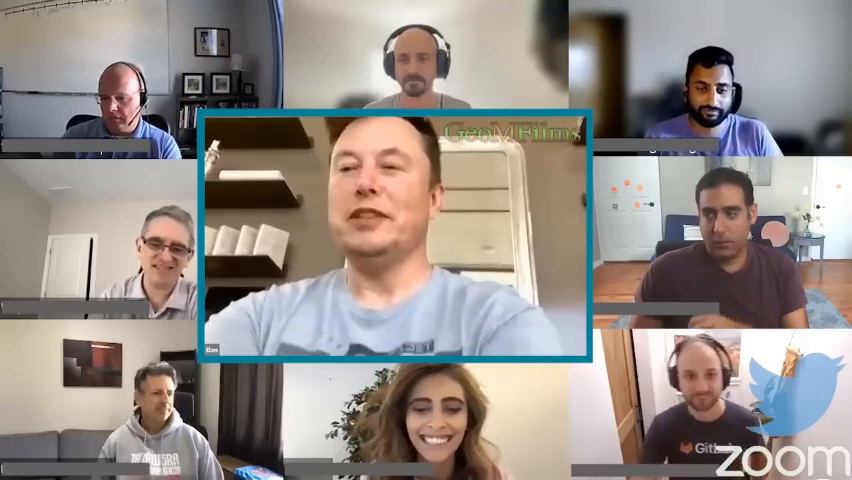
#> input picture frame 27 of face1/fc.mp4, 852 x 480 px, given in place of video1.mp4, which was not available
$ python face_snip.py
#> lines starting #> are read from the running program, lines starting #| are printed output that depends on the picture; after the words box and inside, x2 and y2 are one past the last pixel; in counts of white or black regions, pixels touching at a corner belong together; pictures that were not available may be replaced by others from this repository, and a replacement may not be noted
import cv2
import os

new_path = 'I:/ProjectX/face'

def save(img, name, bbox, width=180, height=227):
    x, y, w, h = bbox
    imgCrop = img[y:h, x:w]
    imgCrop = cv2.resize(imgCrop, (width, height))
    cv2.imwrite(name + ".jpg", imgCrop)

def face_detection_in_video(video_path):

#> called with video_path = 'I:/ProjectX/face/video1.mp4'
    cap = cv2.VideoCapture(video_path)


    face_cascade = cv2.CascadeClassifier(cv2.data.haarcascades + 'haarcascade_frontalface_default.xml')


    if not os.path.exists(new_path):
        os.makedirs(new_path)

    while True:
        ret, frame = cap.read()
#> frame is the input picture: shape (480, 852, 3); mean B, G, R 136.6, 141.7, 149.7

        if not ret:
            break


        gray = cv2.cvtColor(frame, cv2.COLOR_BGR2GRAY)
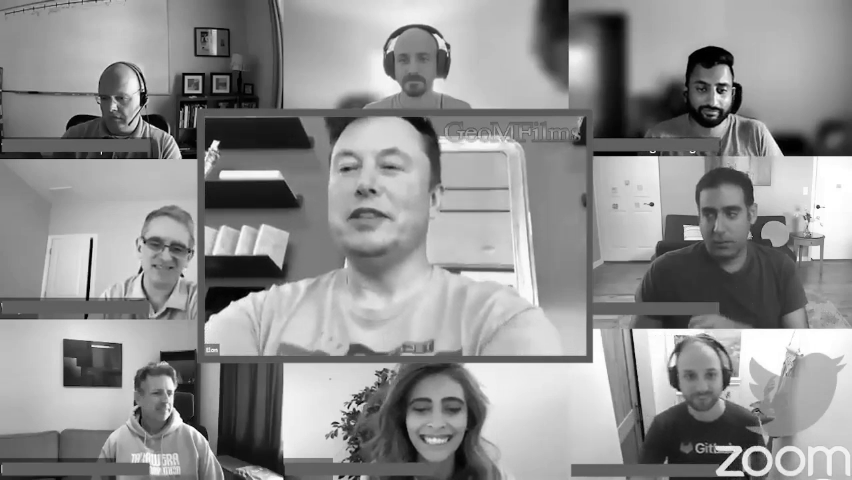
#> gray: shape (480, 852); min 0, max 255, mean 143.5
        faces = face_cascade.detectMultiScale(gray, scaleFactor=1.3, minNeighbors=5)
#> faces = [[386, 38, 55, 55], [682, 65, 59, 59], [134, 222, 66, 66], [670, 351, 62, 62], [396, 377, 79, 79], [305, 112, 134, 134]]

        for counter, (x, y, w, h) in enumerate(faces):
            cv2.rectangle(frame, (x, y), (x + w, y + h), (220, 255, 220), 1)
            save(frame, os.path.join(new_path, str(counter)), (x, y, x + w, y + h))
#> this loop made 6 passes
#> pass 1, in save, `imgCrop = img[y:h, x:w]`:
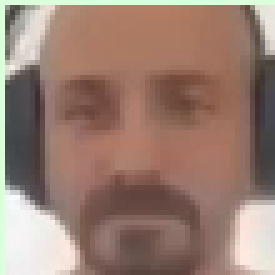
#> imgCrop: shape (55, 55, 3) (shown 5 times larger); mean B, G, R 114, 125.7, 153.7
#> pass 1, in save, `imgCrop = cv2.resize(imgCrop, (width, height))`:
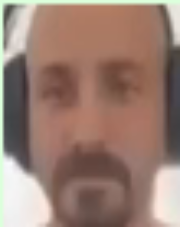
#> imgCrop: shape (227, 180, 3); mean B, G, R 113.9, 125.6, 153.6
#> pass 2, in save (call 2), `imgCrop = img[y:h, x:w]`:
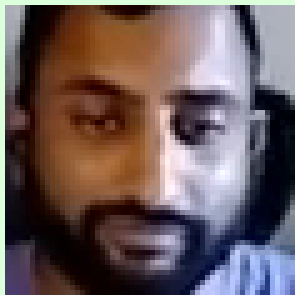
#> imgCrop: shape (59, 59, 3) (shown 5 times larger); mean B, G, R 90.9, 90.4, 107.4
#> pass 2, in save (call 2), `imgCrop = cv2.resize(imgCrop, (width, height))`:
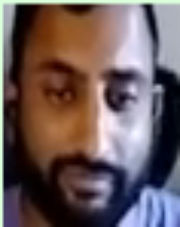
#> imgCrop: shape (227, 180, 3); mean B, G, R 90.8, 90.2, 107.3
#> after the loop:
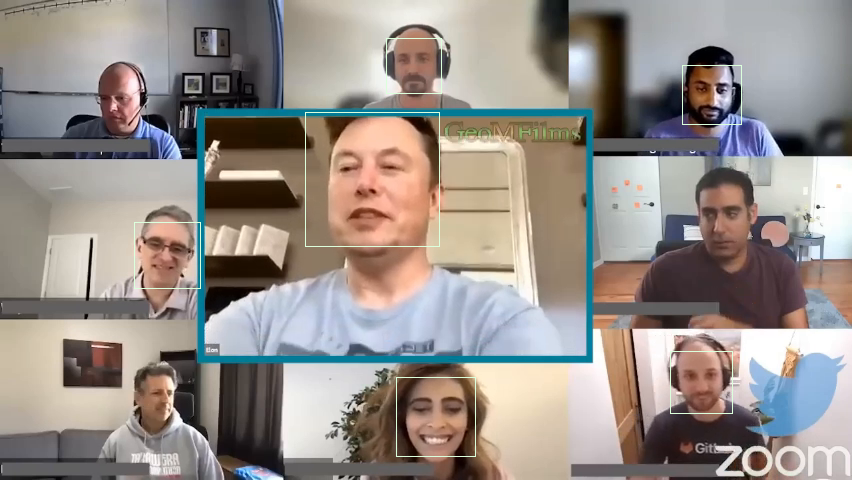
#> frame: shape (480, 852, 3); 0.45% of pixels changed, all inside (x1, y1, x2, y2) = (134, 38, 742, 457)

        cv2.imshow('Video', frame)

        if cv2.waitKey(1) & 0xFF == ord('q'):
#> (key q is pressed here)
            break

    cap.release()
    cv2.destroyAllWindows()

video_path = 'I:/ProjectX/face/video1.mp4'
face_detection_in_video(video_path)

$ run again, starting later in the video
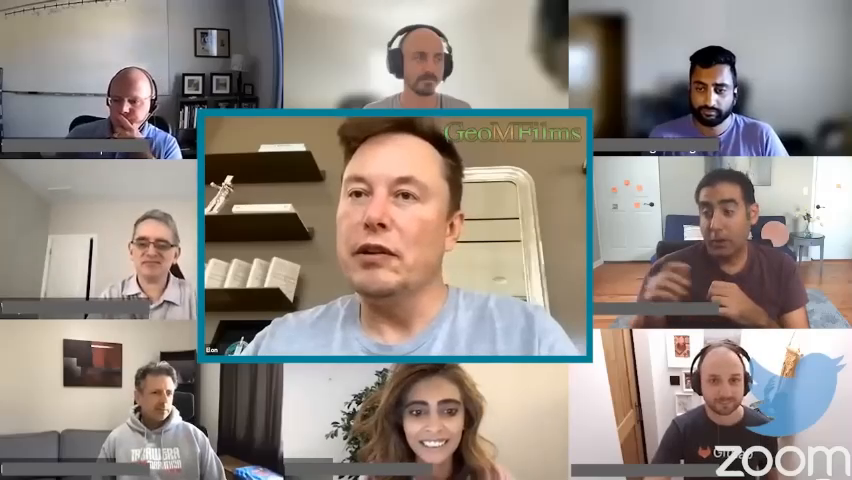
#> input picture frame 220 of face1/fc.mp4, 852 x 480 px, given in place of video1.mp4, which was not available
#> in face_detection_in_video, frame is the input picture: shape (480, 852, 3); mean B, G, R 133.1, 139.8, 148.4
#> faces = [[682, 66, 57, 57], [126, 223, 53, 53], [695, 358, 58, 58], [393, 380, 80, 80], [314, 139, 133, 133]]
#> the loop in face_detection_in_video, `for counter, (x, y, w, h) in enumerate(faces):` made 5 passes
#> pass 1, in save, `imgCrop = cv2.resize(imgCrop, (width, height))`:
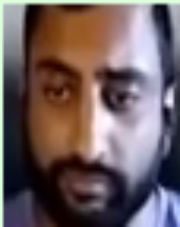
#> imgCrop: shape (227, 180, 3); mean B, G, R 95.6, 93.8, 110.4
#> after the loop in face_detection_in_video, `for counter, (x, y, w, h) in enumerate(faces):`:
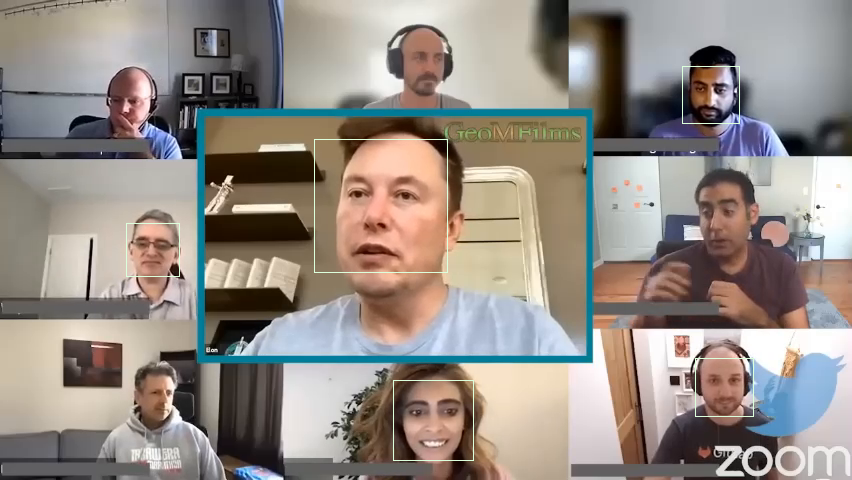
#> frame: shape (480, 852, 3); 0.37% of pixels changed, all inside (x1, y1, x2, y2) = (126, 66, 754, 461)
